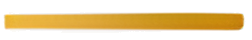
#> input picture assets/home/gold-line.png, 252 x 40 px
$ python hero_home.py ../assets/home/gold-line.png ../assets/home/swoosh.png
#> lines starting #> are read from the running program, lines starting #| are printed output that depends on the picture
"""Tách ảnh đầu trang chủ (v13) từ ảnh thiết kế đã phóng to 4x bằng Real-ESRGAN.

Cách dùng:
    python tools/upscale_esrgan.py real_esrgan_x4plus.onnx "Đầu trang chủ mới.webp" ref_x4.png
    python tools/hero_home.py ref_x4.png ktx-website/assets/home

Toạ độ trong file này tính theo ảnh thiết kế gốc 1774 x 887 px (nhân 4 khi cắt).
Mọi lớp được tách khỏi nền trắng bằng "color to alpha" (ghép lại trên nền trắng cho
đúng từng điểm ảnh gốc) cộng với mặt nạ hình học cho khung ảnh và ảnh tòa nhà, nên
cũng hiển thị đúng trên nền tối.
"""
import math
import os
import sys

import numpy as np
from PIL import Image, ImageDraw

Image.MAX_IMAGE_PIXELS = None
S = 4                       # hệ số phóng to của ảnh nguồn
HERO_TOP, HERO_BOT = 96, 782  # dải ảnh đầu trang (dưới thanh tiêu đề, trên dải số liệu)

src, out = sys.argv[1], sys.argv[2]
os.makedirs(out, exist_ok=True)
big = np.asarray(Image.open(src).convert('RGB')).astype(np.float32)
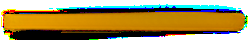
#> big: shape (40, 252, 3) float32; mean R, G, B 161.1, 141.6, 88.1
#> (the run stopped early here; a loop or call above may not have finished)
